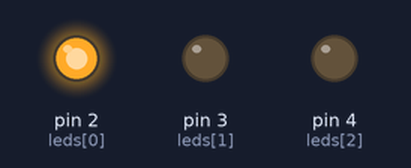
A sketch run on a simulated Arduino Uno, built with avr-gcc and run on an emulated ATmega328P. Parts: output pins drawn as LEDs (lit = HIGH).

Above: at 0.5 s.
At 1.5 s:
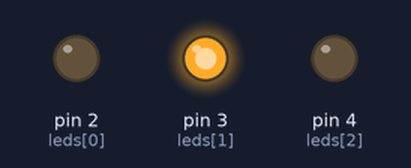
At 3.0 s:
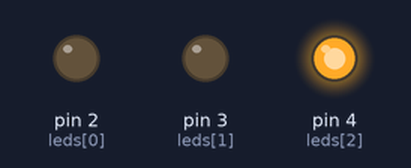
Timing chart, 0 to 7.8 s (numbered marks = the images above):
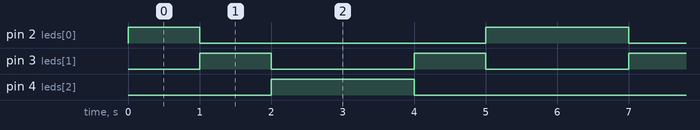

Measured:
- by itself, pin 2 (leds[0]): repeats every 6.0 s: LOW 4.0 s, HIGH 2.0 s
- by itself, pin 3 (leds[1]): alternates HIGH for 1.0 s and LOW for 2.0 s
- by itself, pin 4 (leds[2]): alternates HIGH for 2.0 s and LOW for 4.0 s

The sketch:

for_led.ino
```cpp
int leds[] = {2,3,4};
int i;

void setup() {
Serial.begin(9600);
for (i=0;i<3;i++){
  pinMode(leds[i], OUTPUT);
}
}

void loop() {
for (i=0;i<3;i++){
  digitalWrite(leds[i], HIGH);
  delay(1000);
  digitalWrite(leds[i], LOW);
}
for (i=2;i>=0;i--){
  digitalWrite(leds[i], HIGH);
  delay(1000);
  digitalWrite(leds[i], LOW);
}
}
```
